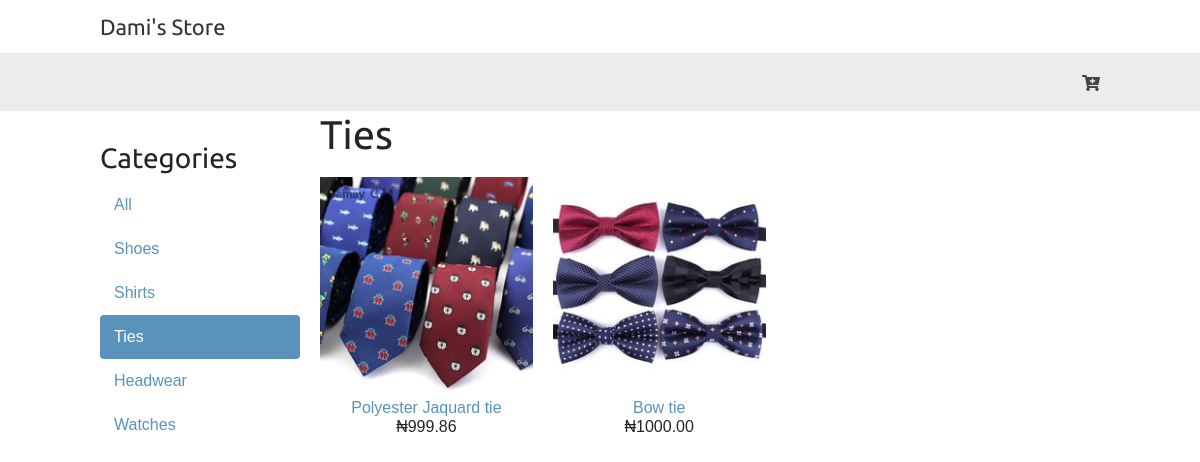
The app's page /ties with its own data.
### shop/models.py (models this page shows, shortened)
class Category(models.Model):
    name = models.CharField(max_length=200, db_index=True)
    slug = models.SlugField(max_length=200, db_index=True, unique=True)
    class meta:
        ordering = ('name',)
        verbose_name = 'category'
        verbose_name_plural = 'categories'
    def get_absolute_url(self):
        return reverse("shop:product_list_by_category", args=[self.slug])

class Product(models.Model):
    category = models.ForeignKey(Category, related_name='products', on_delete=models.CASCADE)
    name = models.CharField(max_length=200, db_index=True)
    slug = models.SlugField(max_length=200, db_index=True)
    image = models.ImageField(upload_to='products/%Y/%m/%d', blank=True)
    description = models.TextField(blank=True)
    price = models.DecimalField(max_digits=10, decimal_places=2)
    stock = models.PositiveIntegerField()
    available =models.BooleanField(default=True)
    created = models.DateTimeField(auto_now_add=True)
    updated = models.DateTimeField(auto_now=True)
    class meta:
        ordering = 'name'
        index_together = (('id', 'slug'),)
    def get_absolute_url(self):
        return reverse('shop:product_detail', args=[self.id, self.slug])

### shop/views.py (the view)
# urls.py: path('', views.product_list, name='product_list'),
def product_list(request, category_slug=None):
    category = None
    categories = Category.objects.all()
    products = Product.objects.filter(available=True)
    if category_slug:
        category = get_object_or_404(Category, slug=category_slug)
        products =  products.filter(category=category)
    return render(request,'shop/product/list.html',{'category': category,'categories': categories,'products': products})

### cart/cart.py (called while the page is built)
    def __len__(self):
        return sum(item['quantity'] for item in self.cart.values())

### cart/context_processors.py (called while the page is built)
def cart(request):
    return {'cart' : Cart(request)}

### shop/templates/shop/product/list.html (shortened to what this page needs)
{% extends "shop/base.html" %}
{% load static %}
{% block content %}
<div id="sidebar">
    <h3>Categories</h3>
    <ul>
        <li >
            <a href="{% url "shop:product_list" %}">All</a>
        </li>
        {% for c in categories %}
        <li {% if category.slug == c.slug %} class="selected"
        {% endif%}>
            <a href="{{ c.get_absolute_url }}">{{ c.name }}</a>
        </li>
        {% endfor %}
        </ul>
        </div>
        <div class="container">
        <div id="main" class="product-list">
            <h1>{% if category %}
                    {{ category.name }}
                {% else %}
                All Products
                {% endif%}</h1>
            {% for product in products %}
            <div class="item">
                <a href="{{ product.get_absolute_url }}">
                    <img src="{% if product.image %}
                                {{ product.image.url }}
                            {% else %}
                                {% static "img/no_image.png" %}
                            {% endif %}">
                </a>
                <a href="{{ product.get_absolute_url }}">{{ product.name }}</a><br>
                    ₦{{ product.price }}
            </div>
            {% endfor %}
        </div>
        </div>
        {% endblock %}

### shop/static/css/base.css (style rules this page uses)
body { margin:0; padding:0; font-family:helvetica, sans-serif; }
h1, h2, h3, h4, h5 , h6 { font-family: 'Ubuntu', sans-serif; font-weight:normal; }
a { text-decoration:none; color:#5993bb; }
#sidebar { width:220px; padding:30px 20px 0 0; float:left; }
#sidebar ul { margin:0; padding:0; }
#sidebar ul li { margin:0; list-style:none; padding:10px 14px; }
#sidebar ul li a { display:block; }
#sidebar ul li.selected { background:#5993bb; border-radius:4px; }
#sidebar ul li.selected a { color:#fff; }
#main { float:left; width: 96%; margin-right:-220px; overflow:hidden; }
.product-list .item { width:25%; padding:10px 20px 10px 0; float:left; text-align:center; line-height:1.2; }
.product-list .item img { width:100%; margin-bottom:8px; }

### records on screen
Category: name "Shoes"
Category: name "Shirts"
Category: name "Ties"
Category: name "Headwear"
Category: name "Watches"
Product: image (picture), name "Polyester Jaquard tie", price "999.86"
Product: image (picture), name "Bow tie", price "1000.00"
